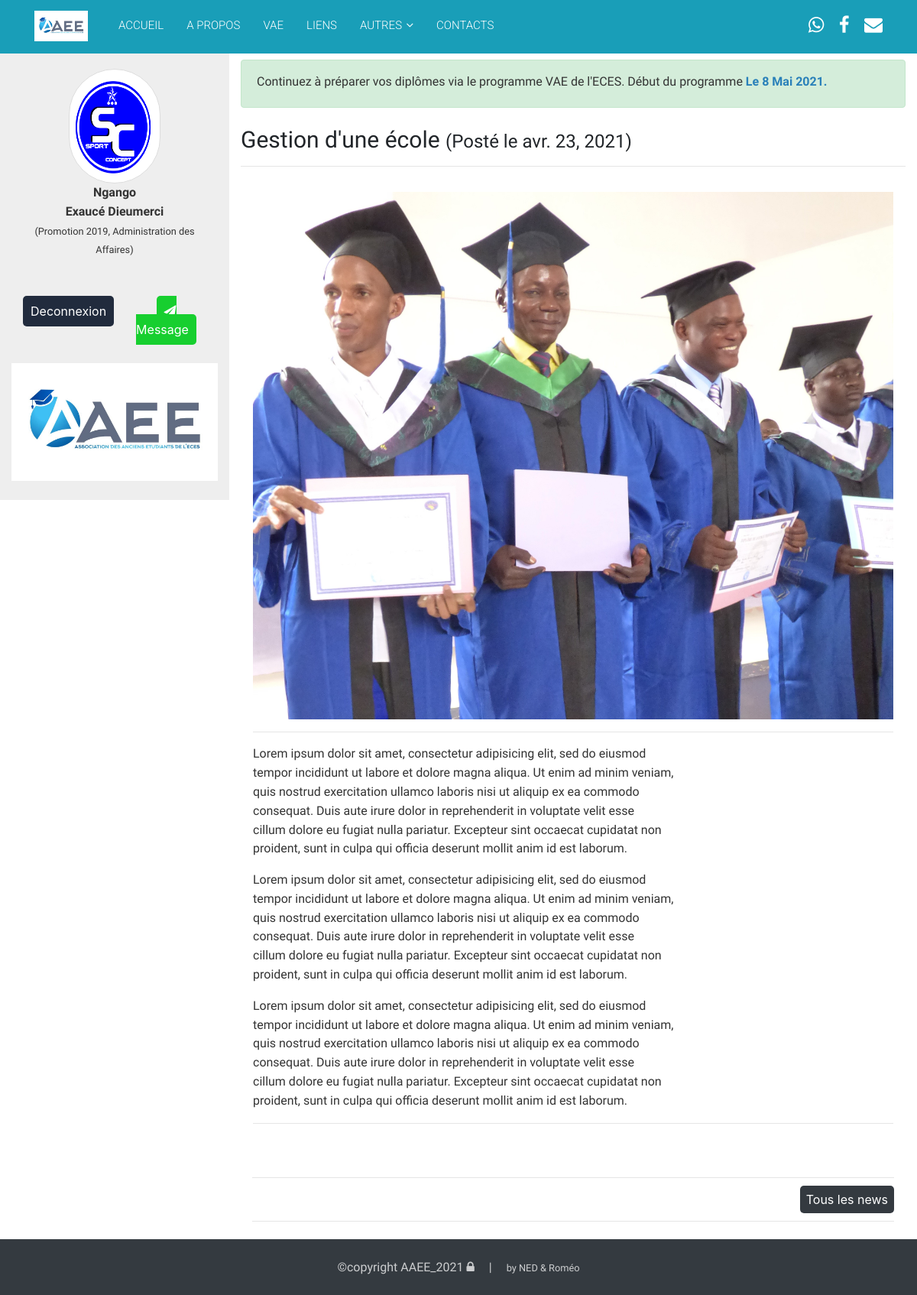
The page /news/2/ (signed in) on the database its author committed.
### Etudiants/models.py (models this page shows, shortened)
class EtudiantsInscrit(models.Model):
    utilisateur = models.OneToOneField(User, null=True, on_delete=models.CASCADE, related_name="etudiant")
    profil = models.FileField(upload_to='Profil_etudiant')
    nom = models.CharField(max_length=50)
    prenom = models.CharField(max_length=60)
    promotion = models.IntegerField()
    LISTE_OPTION = (
        ('Langues et Affaires', 'Langues et Affaires'),
        ('Management QSE', 'Management QSE'),
        ('Banque, Finances et Assurances', 'Banque, Finances et Assurances'),
        ("Comptabilité et Gestion d'Entreprise", "Comptabilité et Gestion d'Entreprise"),
        ('Transport et Logistique', 'Transport et Logistique'),
        ('Maintenance Industrielle', 'Maintenance Industrielle'),
        ('Electricité Industrielle', 'Electricité Industrielle'),
        ('Génie Informatique', 'Génie Informatique'),
        ('Ressources Humaines', 'Ressources Humaines'),
        ('Secretariat de Direction', 'Secretariat de Direction'),
        ('Communication et Multi-média', 'Communication et Multi-média'),
        ('Traduction et Interpretariat', 'Traduction et Interpretariat'),
        ('Administration des Affaires', 'Administration des Affaires'),
        ('Informatique et Technologies Numériques', 'Informatique et Technologies Numériques'),
        ('Electromécanique', 'Electromécanique'),
        ('Chaine de la logistique', 'Chaine de la logistique'),
        ('Commerce international et Marketing', 'Commerce international et Marketing'),
    )
    option = models.CharField(max_length=100, choices=LISTE_OPTION)
    pays_residence = CountryField()
    tel = models.CharField('Téléphone', max_length=25)
    email = models.EmailField()
    societe = models.CharField(null=True, blank=True, max_length=150)
    secteur = models.CharField("secteur d'expertise", max_length=150)
    date_inscrit = models.DateField(auto_now_add=True)

### News_membres/models.py (models this page shows, shortened)
class Pub(models.Model):
	text = RichTextField()
	activer = models.BooleanField(default=True)
	date_pub = models.DateField(auto_now_add=True)

class Annonce(models.Model):
	images = models.FileField(upload_to='annonce')
	titre = models.CharField(max_length=100)
	text = RichTextField()
	date_pub = models.DateField(auto_now_add=True)

### Etudiants/views.py (the view)
# urls.py: path('news/<int:id>/', detail_annonce, name="detail_annonce"),
@login_required(login_url='/connexion/login/')
def detail_annonce(request, id):
    pub = Pub.objects.filter().order_by('-id')
    ann = Annonce.objects.get(pk=id)
    return render(request, 'dash/detail_news.html', {'ann':ann, 'pub':pub})

### templates/dash/detail_news.html (shortened to what this page needs)
{% load static %}
<!DOCTYPE html>
<html>
<head>
  <link href="{% static '' %}lib/bootstrap/css/bootstrap.min.css" rel="stylesheet">
  <link rel="stylesheet" href="https://cdnjs.cloudflare.com/ajax/libs/select2/4.0.13/css/select2.min.css" />
  <link href="{% static '' %}lib/font-awesome/css/font-awesome.min.css" rel="stylesheet">
  <link href="{% static '' %}css/style.css" rel="stylesheet">
</head>
<body>
  {% include 'Base/header.html' %}
  <div class="container-fluid">
    <div class="row">
      <div class="col-md-3 pro" style="background-color: #eee; padding-bottom: 25px;">
        <div class="container-fluid">
          <div class="row">
            <div class="col-md-12">
              {% if user.etudiant %}
              <div style="width: 50%; margin: auto; padding-top: 20px;">
                <a href="{% url 'profil_etudiant' %}"><img src="{{user.etudiant.profil.url}}" style="width: 100%; height: 150px; border-radius: 100px;" class="img-fluid img-thumbnail img-circle" alt="Profil de {{user}}"></a>
              </div>
              <p align="center"><strong>{{user.etudiant.nom}} <br> {{user.etudiant.prenom}}</strong><br><small>(Promotion {{user.etudiant.promotion}}, {{user.etudiant.option}})</small></p>
              <br>
              {% endif %}
            </div>
          </div>
        </div>
        <div class="container-fluid mt-3 mb-2">
          <div class="row">
                <div class="col-6 mb-4 text-center">
                    <a href="{% url 'logout' %}" style="background-color: rgb(33, 43, 61); padding: 10px; color: white; border-radius: 5px;">Deconnexion</a>
                </div>
                <div class="col-6 mb-4 text-center">
                    {% if user.etudiant %}
                    <a href="{% url 'message_scolarite' %}" style="background-color: rgb(23, 207, 47); padding: 10px; color: white; border-radius: 5px;" id="bout"><i class="fa fa-send"></i> Message</a>
                    {% else %}
                    <a href="{% url 'edite_profil' %}#form/" style="background-color: rgb(23, 207, 47); padding: 10px; color: white; border-radius: 5px;" id="bout"><i class="fa fa-send"></i> Message</a>
                    {% endif %}
                </div>
          </div>
        </div>
            <div class="bg-light aaee_pro" style="margin: 0; width: 100%;">
              <img src="{% static '' %}img/AAEE.jpg" style="width: 100%;">
            </div>
      </div>
      <div class="col-md-9 content">
          {% if user.etudiant %}
            {% for x in pub %}
              {% if x.activer %}
                <div class="alert alert-success mt-2 pt-3 pb-1 pub">
                  <h6>{{x.text|safe}}</h6>
                </div>
              {% endif %}
            {% endfor %}
            <h2 class="mt-4 mb-3">{{ann.titre}} <small>(Posté le {{ann.date_pub}})</small><hr></h2>
            <div class="container-fluid" style="margin-bottom: 80px;">
              <div class="row">
            {% if ann %}
                      <div class="col-md-12 mt-3 mb-3" style="border: 1px solid transparent; padding-top: 0; padding-bottom: 5px; padding-left:">
                        <div>
                            <img src="{{ann.images.url}}" alt="..." style="width: 100%; overflow: hidden;background-size: cover;background-repeat: no-repeat;background-position: center center;position: relative;display: block; margin: 0;">
                            <div>
                              <hr>
                              <p align="justify" class="mb-2">{{ann.text|safe}}</p>
                              <hr>
                            </div>
                        </div>
                      </div>
              </div>
              <div class="row mt-3">
                <div class="col-md-12 text-right">
                  <hr>
                  <a href="{% url 'annonce' %}" class="btn-dark p-2" style="border-radius: 5px;">Tous les news</a>
                  <hr>
                </div>
              </div>
            </div>
            {% endif %}
          {% endif %}
      </div>
    </div>
  </div>
<footer class="site-footer bg-dark">
    <div class="bottom">
      <div class="container">
        <div class="row">
          <div class="col-lg-12 col-xs-12 text-lg-left text-center">
            <p class="copyright-text text-center">
              &copy;copyright <a href="/AAEE2021@ECES/dmin/" style="color: white; margin-right: 15px;"> AAEE_2021 <i class="fa fa-lock"></i></a> | <small style="margin-left: 15px;">by <a href="https://api.whatsapp.com/send?phone=+242067027492" style="color: white;">NED & Roméo</a></small>
            </p>
  </body>
</html>

### static/css/style.css (style rules this page uses)
h1, h2, h3, h4, h5, h6 { font-family: "Raleway", Helvetica, Arial, sans-serif; }
p { line-height: 1.55; color: #333; font-size: 400; font-family: "Raleway", Helvetica, Arial, sans-serif; }
h2 { font-size: 30px; margin-bottom: 65px; }
a { -webkit-transition: 0.5s; -o-transition: 0.5s; transition: 0.5s; }
.site-footer { padding: 0; }
.site-footer h2, .site-footer p { color: #fff; }
.site-footer p { opacity: .75; line-height: 2.0925; }
.site-footer .bottom { padding: 20px 0; }
.site-footer .bottom .list-inline, .site-footer .bottom p { margin: 0; }

### templates/dash/detail_news.html (style rules this page uses)
.pro { margin: 0; position: fixed; }
.content { position: absolute; right: 0; }
.site-footer { position: fixed; width: 100%; bottom: 0; }

### rows shown on the page
Pub: text "Continuez à préparer vos diplômes via le programme VAE de l'ECES. Début du programme Le 8 Mai 2021."
Annonce: titre "Gestion d'une école", date_pub "avr. 23, 2021", images (picture), text "Lorem ipsum dolor sit amet, consectetur adipisicing elit, sed do eiusmod tempor incididunt ut labore et dolore magna aliqua. Ut enim ad minim veniam, quis nostrud exercitation ullamco laboris nisi ut aliquip ex ea commodo consequat. Duis aute irure dolor in reprehenderit in voluptate velit esse cillum dolore eu fugiat nulla pariatur. Excepteur sint occaecat cupidatat non proident, sunt in culpa qui officia deserunt mollit anim id est laborum. Lorem ipsum dolor sit amet, consectetur adipisicing elit, sed do eiusmod tempor incididunt ut labore et dolore magna aliqua. Ut enim ad minim veniam, quis nostrud exercitation ullamco laboris nisi ut aliquip ex ea commodo consequat. Duis aute irure…"

### other values the page prints
{{ user.etudiant.nom }} "Ngango"
{{ user.etudiant.prenom }} "Exaucé Dieumerci"
{{ user.etudiant.promotion }} "2019"
{{ user.etudiant.option }} "Administration des Affaires"
